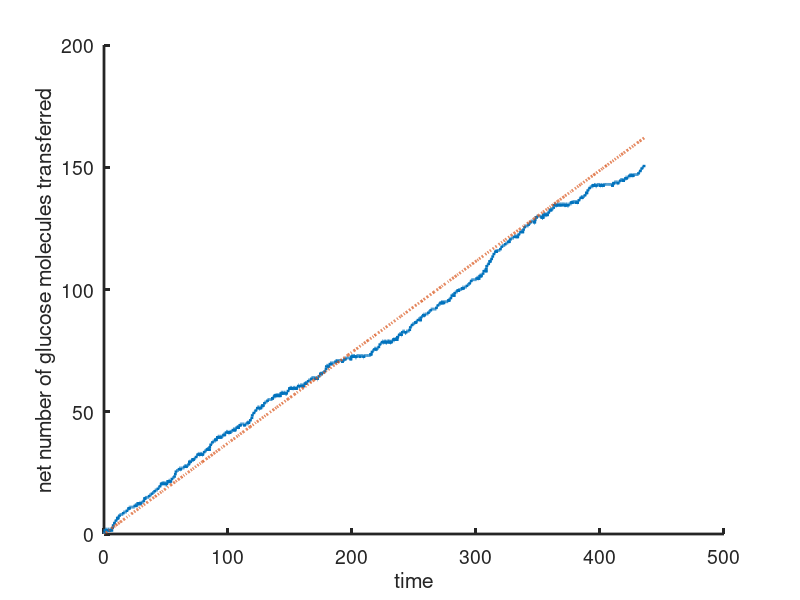

The MATLAB script that drew this image:
%-------------------------------------------------------------------

% Matlab code to compute the flux through a stochastic model of a glucose transporter, using the Gillespie method.

% For Chapter 2,  of
% Keener and Sneyd, Mathematical Physiology, 3rd Edition, Springer.

% Written by James Keener and James Sneyd

%-------------------------------------------------------------------

clear all
close all
clc
set(0,                           ...
   'defaultaxesfontsize', 20,   ...
   'defaultaxeslinewidth', 2.0, ...
   'defaultlinelinewidth', 2);
global k kp km  

k = 10; 
km = 1;
kp = 1;  
ci = 0.1; ce = 10; % these concentrations are held fixed

 %states are 
 % S=1, Ce
 %S=2, Pe
 %S=3, Pi
 %S=4, Ci

%the notation here is 
%G_{i,j} = reaction rate for going from state j to state i  

G = [0 km 0 k;
    ce*kp 0 k 0;
    0 k 0 ci*kp;
    k 0 km 0]
CG = cumsum(G)
GS = CG(4,:);
 
 % First do a long simulation using the Gillespie method
% Store in S, with times in T
num = 5000; % number of reaction steps to take
S = zeros(1,num); S(1) = 1;  % S can be 1, 2, 3, or 4
T = zeros(1,num);
count= zeros(4,4); % this is where we count the number of reactions  
trans = zeros(1,num); 
% During the simulation count the number of glucose molecules    transferred in each direction.
for i = 1:num-1
        r1 = rand;
        r2 = rand;  % Note that you need two random numbers. One for the time, and one for the choice of state.
        K = GS(S(i));
        T(i+1) = T(i) - (1/K)*log(r1);
        S(i+1) = find(CG(:,S(i))>r2*GS(S(i)),1);  %This determines the next state
   count(S(i+1),S(i)) =  count(S(i+1),S(i)) +1;
  trans(i+1) = (count(2,1)-count(1,2)) ;
end
 
slope = trans(end)/T(end)
  
% now calculate the flux from the deterministic model

A = G-diag(GS);
 
A(4,:) = ones(1,4);
RHS = zeros(4,1);
RHS(4) = 1;
P = A\RHS;
flux =  (G(2,1)*P(1)-G(1,2)*P(2))
 
plot(T,trans,T, flux*T,'--','LineWidth',2)
set(gca,'FontSize',14)
xlabel('time')
ylabel('net number of glucose molecules transferred')
box off
